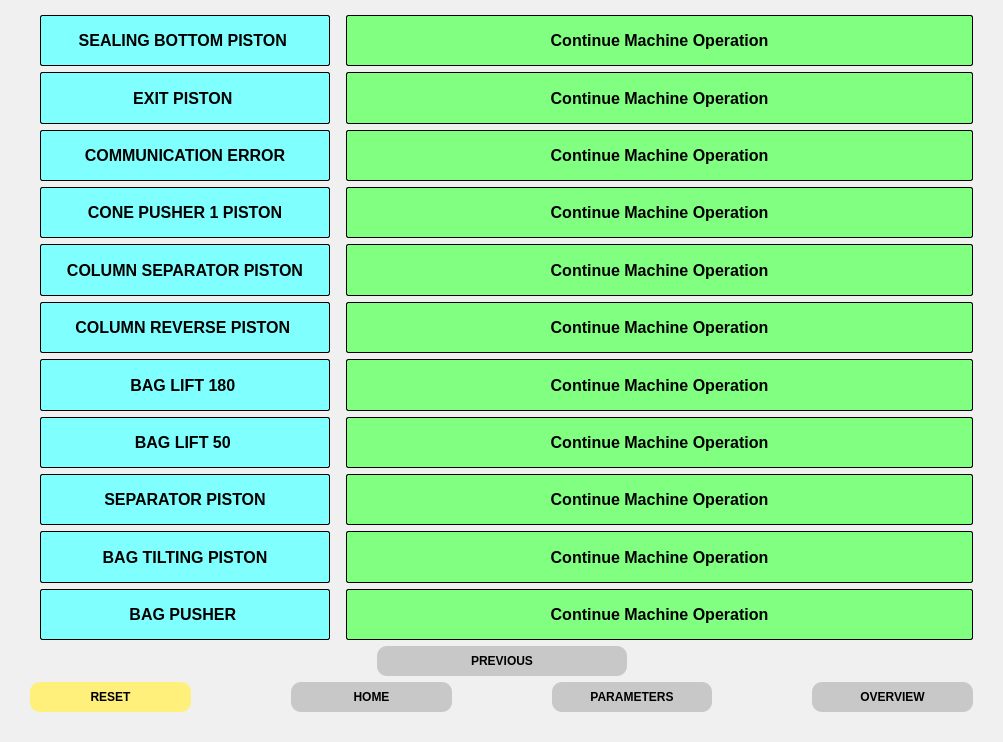
<?xml version="1.0" encoding="UTF-8"?>
<ui version="4.0">
 <class>Dialog</class>
 <widget class="QDialog" name="Dialog">
  <property name="geometry">
   <rect>
    <x>0</x>
    <y>0</y>
    <width>1003</width>
    <height>742</height>
   </rect>
  </property>
  <property name="windowTitle">
   <string>Dialog</string>
  </property>
  <property name="styleSheet">
   <string notr="true">background-color: #F0F0F0;</string>
  </property>
  <layout class="QGridLayout" name="gridLayout_3">
   <property name="leftMargin">
    <number>30</number>
   </property>
   <property name="topMargin">
    <number>15</number>
   </property>
   <property name="rightMargin">
    <number>30</number>
   </property>
   <property name="bottomMargin">
    <number>30</number>
   </property>
   <item row="0" column="0">
    <layout class="QGridLayout" name="gridLayout_2">
     <item row="0" column="0">
      <layout class="QGridLayout" name="gridLayout" columnstretch="1,0">
       <item row="10" column="0">
        <widget class="QLabel" name="label_14">
         <property name="sizePolicy">
          <sizepolicy hsizetype="Preferred" vsizetype="Preferred">
           <horstretch>250</horstretch>
           <verstretch>30</verstretch>
          </sizepolicy>
         </property>
         <property name="minimumSize">
          <size>
           <width>300</width>
           <height>40</height>
          </size>
         </property>
         <property name="font">
          <font>
           <pointsize>12</pointsize>
           <weight>75</weight>
           <bold>true</bold>
          </font>
         </property>
         <property name="styleSheet">
          <string notr="true">margin-left: 10px; border: 1px solid black; border-radius: 2px; background: #7FFFFE; </string>
         </property>
         <property name="text">
          <string>BAG PUSHER </string>
         </property>
         <property name="alignment">
          <set>Qt::AlignCenter</set>
         </property>
        </widget>
       </item>
       <item row="3" column="0">
        <widget class="QLabel" name="label_4">
         <property name="sizePolicy">
          <sizepolicy hsizetype="Preferred" vsizetype="Preferred">
           <horstretch>250</horstretch>
           <verstretch>30</verstretch>
          </sizepolicy>
         </property>
         <property name="minimumSize">
          <size>
           <width>300</width>
           <height>40</height>
          </size>
         </property>
         <property name="font">
          <font>
           <pointsize>12</pointsize>
           <weight>75</weight>
           <bold>true</bold>
          </font>
         </property>
         <property name="styleSheet">
          <string notr="true">margin-left: 10px; border: 1px solid black; border-radius: 2px; background: #7FFFFE; </string>
         </property>
         <property name="text">
          <string>CONE PUSHER 1 PISTON</string>
         </property>
         <property name="alignment">
          <set>Qt::AlignCenter</set>
         </property>
        </widget>
       </item>
       <item row="5" column="1">
        <widget class="QLabel" name="bW_Hmi_CR_Piston">
         <property name="sizePolicy">
          <sizepolicy hsizetype="Preferred" vsizetype="Preferred">
           <horstretch>250</horstretch>
           <verstretch>30</verstretch>
          </sizepolicy>
         </property>
         <property name="minimumSize">
          <size>
           <width>300</width>
           <height>40</height>
          </size>
         </property>
         <property name="font">
          <font>
           <pointsize>12</pointsize>
           <weight>75</weight>
           <bold>true</bold>
          </font>
         </property>
         <property name="acceptDrops">
          <bool>false</bool>
         </property>
         <property name="autoFillBackground">
          <bool>false</bool>
         </property>
         <property name="styleSheet">
          <string notr="true">margin-left: 10px; border: 1px solid black; border-radius: 2px; background:#81FF81; </string>
         </property>
         <property name="text">
          <string>Continue Machine Operation</string>
         </property>
         <property name="alignment">
          <set>Qt::AlignCenter</set>
         </property>
        </widget>
       </item>
       <item row="5" column="0">
        <widget class="QLabel" name="label_7">
         <property name="sizePolicy">
          <sizepolicy hsizetype="Preferred" vsizetype="Preferred">
           <horstretch>250</horstretch>
           <verstretch>30</verstretch>
          </sizepolicy>
         </property>
         <property name="minimumSize">
          <size>
           <width>300</width>
           <height>40</height>
          </size>
         </property>
         <property name="font">
          <font>
           <pointsize>12</pointsize>
           <weight>75</weight>
           <bold>true</bold>
          </font>
         </property>
         <property name="styleSheet">
          <string notr="true">margin-left: 10px; border: 1px solid black; border-radius: 2px; background: #7FFFFE; </string>
         </property>
         <property name="text">
          <string>COLUMN REVERSE PISTON </string>
         </property>
         <property name="alignment">
          <set>Qt::AlignCenter</set>
         </property>
        </widget>
       </item>
       <item row="0" column="0">
        <widget class="QLabel" name="label_11">
         <property name="sizePolicy">
          <sizepolicy hsizetype="Preferred" vsizetype="Preferred">
           <horstretch>250</horstretch>
           <verstretch>30</verstretch>
          </sizepolicy>
         </property>
         <property name="minimumSize">
          <size>
           <width>300</width>
           <height>40</height>
          </size>
         </property>
         <property name="font">
          <font>
           <pointsize>12</pointsize>
           <weight>75</weight>
           <bold>true</bold>
          </font>
         </property>
         <property name="styleSheet">
          <string notr="true">margin-left: 10px; border: 1px solid black; border-radius: 2px; background: #7FFFFE; </string>
         </property>
         <property name="text">
          <string>SEALING BOTTOM PISTON </string>
         </property>
         <property name="alignment">
          <set>Qt::AlignCenter</set>
         </property>
        </widget>
       </item>
       <item row="4" column="1">
        <widget class="QLabel" name="bW_Hmi_CS_Piston">
         <property name="sizePolicy">
          <sizepolicy hsizetype="Preferred" vsizetype="Preferred">
           <horstretch>250</horstretch>
           <verstretch>30</verstretch>
          </sizepolicy>
         </property>
         <property name="minimumSize">
          <size>
           <width>300</width>
           <height>40</height>
          </size>
         </property>
         <property name="font">
          <font>
           <pointsize>12</pointsize>
           <weight>75</weight>
           <bold>true</bold>
          </font>
         </property>
         <property name="acceptDrops">
          <bool>false</bool>
         </property>
         <property name="autoFillBackground">
          <bool>false</bool>
         </property>
         <property name="styleSheet">
          <string notr="true">margin-left: 10px; border: 1px solid black; border-radius: 2px; background:#81FF81; </string>
         </property>
         <property name="text">
          <string>Continue Machine Operation</string>
         </property>
         <property name="alignment">
          <set>Qt::AlignCenter</set>
         </property>
        </widget>
       </item>
       <item row="9" column="0">
        <widget class="QLabel" name="label_6">
         <property name="sizePolicy">
          <sizepolicy hsizetype="Preferred" vsizetype="Preferred">
           <horstretch>250</horstretch>
           <verstretch>30</verstretch>
          </sizepolicy>
         </property>
         <property name="minimumSize">
          <size>
           <width>300</width>
           <height>40</height>
          </size>
         </property>
         <property name="font">
          <font>
           <pointsize>12</pointsize>
           <weight>75</weight>
           <bold>true</bold>
          </font>
         </property>
         <property name="styleSheet">
          <string notr="true">margin-left: 10px; border: 1px solid black; border-radius: 2px; background: #7FFFFE; </string>
         </property>
         <property name="text">
          <string>BAG TILTING PISTON</string>
         </property>
         <property name="alignment">
          <set>Qt::AlignCenter</set>
         </property>
        </widget>
       </item>
       <item row="1" column="1">
        <widget class="QLabel" name="bW_Hmi_Exit_Piston">
         <property name="sizePolicy">
          <sizepolicy hsizetype="Preferred" vsizetype="Preferred">
           <horstretch>250</horstretch>
           <verstretch>30</verstretch>
          </sizepolicy>
         </property>
         <property name="minimumSize">
          <size>
           <width>300</width>
           <height>40</height>
          </size>
         </property>
         <property name="font">
          <font>
           <pointsize>12</pointsize>
           <weight>75</weight>
           <bold>true</bold>
          </font>
         </property>
         <property name="acceptDrops">
          <bool>false</bool>
         </property>
         <property name="autoFillBackground">
          <bool>false</bool>
         </property>
         <property name="styleSheet">
          <string notr="true">margin-left: 10px; border: 1px solid black; border-radius: 2px; background:#81FF81; </string>
         </property>
         <property name="text">
          <string>Continue Machine Operation</string>
         </property>
         <property name="alignment">
          <set>Qt::AlignCenter</set>
         </property>
        </widget>
       </item>
       <item row="7" column="0">
        <widget class="QLabel" name="label_8">
         <property name="sizePolicy">
          <sizepolicy hsizetype="Preferred" vsizetype="Preferred">
           <horstretch>250</horstretch>
           <verstretch>30</verstretch>
          </sizepolicy>
         </property>
         <property name="minimumSize">
          <size>
           <width>300</width>
           <height>40</height>
          </size>
         </property>
         <property name="font">
          <font>
           <pointsize>12</pointsize>
           <weight>75</weight>
           <bold>true</bold>
          </font>
         </property>
         <property name="styleSheet">
          <string notr="true">margin-left: 10px; border: 1px solid black; border-radius: 2px; background: #7FFFFE; </string>
         </property>
         <property name="text">
          <string>BAG LIFT 50 </string>
         </property>
         <property name="alignment">
          <set>Qt::AlignCenter</set>
         </property>
        </widget>
       </item>
       <item row="1" column="0">
        <widget class="QLabel" name="label_13">
         <property name="sizePolicy">
          <sizepolicy hsizetype="Preferred" vsizetype="Preferred">
           <horstretch>250</horstretch>
           <verstretch>30</verstretch>
          </sizepolicy>
         </property>
         <property name="minimumSize">
          <size>
           <width>300</width>
           <height>40</height>
          </size>
         </property>
         <property name="font">
          <font>
           <pointsize>12</pointsize>
           <weight>75</weight>
           <bold>true</bold>
          </font>
         </property>
         <property name="styleSheet">
          <string notr="true">margin-left: 10px; border: 1px solid black; border-radius: 2px; background: #7FFFFE; </string>
         </property>
         <property name="text">
          <string>EXIT PISTON </string>
         </property>
         <property name="alignment">
          <set>Qt::AlignCenter</set>
         </property>
        </widget>
       </item>
       <item row="8" column="1">
        <widget class="QLabel" name="bW_Hmi_SP_Piston">
         <property name="sizePolicy">
          <sizepolicy hsizetype="Preferred" vsizetype="Preferred">
           <horstretch>250</horstretch>
           <verstretch>30</verstretch>
          </sizepolicy>
         </property>
         <property name="minimumSize">
          <size>
           <width>300</width>
           <height>40</height>
          </size>
         </property>
         <property name="font">
          <font>
           <pointsize>12</pointsize>
           <weight>75</weight>
           <bold>true</bold>
          </font>
         </property>
         <property name="acceptDrops">
          <bool>false</bool>
         </property>
         <property name="autoFillBackground">
          <bool>false</bool>
         </property>
         <property name="styleSheet">
          <string notr="true">margin-left: 10px; border: 1px solid black; border-radius: 2px; background:#81FF81; </string>
         </property>
         <property name="text">
          <string>Continue Machine Operation</string>
         </property>
         <property name="alignment">
          <set>Qt::AlignCenter</set>
         </property>
        </widget>
       </item>
       <item row="3" column="1">
        <widget class="QLabel" name="bW_Hmi_CP1_Piston">
         <property name="sizePolicy">
          <sizepolicy hsizetype="Preferred" vsizetype="Preferred">
           <horstretch>250</horstretch>
           <verstretch>30</verstretch>
          </sizepolicy>
         </property>
         <property name="minimumSize">
          <size>
           <width>300</width>
           <height>40</height>
          </size>
         </property>
         <property name="font">
          <font>
           <pointsize>12</pointsize>
           <weight>75</weight>
           <bold>true</bold>
          </font>
         </property>
         <property name="acceptDrops">
          <bool>false</bool>
         </property>
         <property name="autoFillBackground">
          <bool>false</bool>
         </property>
         <property name="styleSheet">
          <string notr="true">margin-left: 10px; border: 1px solid black; border-radius: 2px; background:#81FF81; </string>
         </property>
         <property name="text">
          <string>Continue Machine Operation</string>
         </property>
         <property name="alignment">
          <set>Qt::AlignCenter</set>
         </property>
        </widget>
       </item>
       <item row="0" column="1">
        <widget class="QLabel" name="bW_Hmi_S_Btm_Piston">
         <property name="sizePolicy">
          <sizepolicy hsizetype="Preferred" vsizetype="Preferred">
           <horstretch>250</horstretch>
           <verstretch>30</verstretch>
          </sizepolicy>
         </property>
         <property name="minimumSize">
          <size>
           <width>300</width>
           <height>40</height>
          </size>
         </property>
         <property name="font">
          <font>
           <pointsize>12</pointsize>
           <weight>75</weight>
           <bold>true</bold>
          </font>
         </property>
         <property name="acceptDrops">
          <bool>false</bool>
         </property>
         <property name="autoFillBackground">
          <bool>false</bool>
         </property>
         <property name="styleSheet">
          <string notr="true">margin-left: 10px; border: 1px solid black; border-radius: 2px; background:#81FF81; </string>
         </property>
         <property name="text">
          <string>Continue Machine Operation</string>
         </property>
         <property name="alignment">
          <set>Qt::AlignCenter</set>
         </property>
        </widget>
       </item>
       <item row="6" column="0">
        <widget class="QLabel" name="label_5">
         <property name="sizePolicy">
          <sizepolicy hsizetype="Preferred" vsizetype="Preferred">
           <horstretch>250</horstretch>
           <verstretch>30</verstretch>
          </sizepolicy>
         </property>
         <property name="minimumSize">
          <size>
           <width>300</width>
           <height>40</height>
          </size>
         </property>
         <property name="font">
          <font>
           <pointsize>12</pointsize>
           <weight>75</weight>
           <bold>true</bold>
          </font>
         </property>
         <property name="styleSheet">
          <string notr="true">margin-left: 10px; border: 1px solid black; border-radius: 2px; background: #7FFFFE; </string>
         </property>
         <property name="text">
          <string>BAG LIFT 180 </string>
         </property>
         <property name="alignment">
          <set>Qt::AlignCenter</set>
         </property>
        </widget>
       </item>
       <item row="9" column="1">
        <widget class="QLabel" name="bW_Hmi_BT_Piston">
         <property name="sizePolicy">
          <sizepolicy hsizetype="Preferred" vsizetype="Preferred">
           <horstretch>250</horstretch>
           <verstretch>30</verstretch>
          </sizepolicy>
         </property>
         <property name="minimumSize">
          <size>
           <width>300</width>
           <height>40</height>
          </size>
         </property>
         <property name="font">
          <font>
           <pointsize>12</pointsize>
           <weight>75</weight>
           <bold>true</bold>
          </font>
         </property>
         <property name="acceptDrops">
          <bool>false</bool>
         </property>
         <property name="autoFillBackground">
          <bool>false</bool>
         </property>
         <property name="styleSheet">
          <string notr="true">margin-left: 10px; border: 1px solid black; border-radius: 2px; background:#81FF81; </string>
         </property>
         <property name="text">
          <string>Continue Machine Operation</string>
         </property>
         <property name="alignment">
          <set>Qt::AlignCenter</set>
         </property>
        </widget>
       </item>
       <item row="4" column="0">
        <widget class="QLabel" name="label_2">
         <property name="sizePolicy">
          <sizepolicy hsizetype="Preferred" vsizetype="Preferred">
           <horstretch>250</horstretch>
           <verstretch>30</verstretch>
          </sizepolicy>
         </property>
         <property name="minimumSize">
          <size>
           <width>300</width>
           <height>40</height>
          </size>
         </property>
         <property name="font">
          <font>
           <pointsize>12</pointsize>
           <weight>75</weight>
           <bold>true</bold>
          </font>
         </property>
         <property name="styleSheet">
          <string notr="true">margin-left: 10px; border: 1px solid black; border-radius: 2px; background: #7FFFFE; </string>
         </property>
         <property name="text">
          <string>COLUMN SEPARATOR PISTON</string>
         </property>
         <property name="alignment">
          <set>Qt::AlignCenter</set>
         </property>
        </widget>
       </item>
       <item row="6" column="1">
        <widget class="QLabel" name="bW_Hmi_BL180_Piston">
         <property name="sizePolicy">
          <sizepolicy hsizetype="Preferred" vsizetype="Preferred">
           <horstretch>250</horstretch>
           <verstretch>30</verstretch>
          </sizepolicy>
         </property>
         <property name="minimumSize">
          <size>
           <width>300</width>
           <height>40</height>
          </size>
         </property>
         <property name="font">
          <font>
           <pointsize>12</pointsize>
           <weight>75</weight>
           <bold>true</bold>
          </font>
         </property>
         <property name="acceptDrops">
          <bool>false</bool>
         </property>
         <property name="autoFillBackground">
          <bool>false</bool>
         </property>
         <property name="styleSheet">
          <string notr="true">margin-left: 10px; border: 1px solid black; border-radius: 2px; background:#81FF81; </string>
         </property>
         <property name="text">
          <string>Continue Machine Operation</string>
         </property>
         <property name="alignment">
          <set>Qt::AlignCenter</set>
         </property>
        </widget>
       </item>
       <item row="10" column="1">
        <widget class="QLabel" name="bABagPusherStatue">
         <property name="sizePolicy">
          <sizepolicy hsizetype="Preferred" vsizetype="Preferred">
           <horstretch>250</horstretch>
           <verstretch>30</verstretch>
          </sizepolicy>
         </property>
         <property name="minimumSize">
          <size>
           <width>300</width>
           <height>40</height>
          </size>
         </property>
         <property name="font">
          <font>
           <pointsize>12</pointsize>
           <weight>75</weight>
           <bold>true</bold>
          </font>
         </property>
         <property name="acceptDrops">
          <bool>false</bool>
         </property>
         <property name="autoFillBackground">
          <bool>false</bool>
         </property>
         <property name="styleSheet">
          <string notr="true">margin-left: 10px; border: 1px solid black; border-radius: 2px; background:#81FF81; </string>
         </property>
         <property name="text">
          <string>Continue Machine Operation</string>
         </property>
         <property name="alignment">
          <set>Qt::AlignCenter</set>
         </property>
        </widget>
       </item>
       <item row="8" column="0">
        <widget class="QLabel" name="label_3">
         <property name="sizePolicy">
          <sizepolicy hsizetype="Preferred" vsizetype="Preferred">
           <horstretch>250</horstretch>
           <verstretch>30</verstretch>
          </sizepolicy>
         </property>
         <property name="minimumSize">
          <size>
           <width>300</width>
           <height>40</height>
          </size>
         </property>
         <property name="font">
          <font>
           <pointsize>12</pointsize>
           <weight>75</weight>
           <bold>true</bold>
          </font>
         </property>
         <property name="styleSheet">
          <string notr="true">margin-left: 10px; border: 1px solid black; border-radius: 2px; background: #7FFFFE; </string>
         </property>
         <property name="text">
          <string>SEPARATOR PISTON</string>
         </property>
         <property name="alignment">
          <set>Qt::AlignCenter</set>
         </property>
        </widget>
       </item>
       <item row="7" column="1">
        <widget class="QLabel" name="bW_Hmi_BL50_Piston">
         <property name="sizePolicy">
          <sizepolicy hsizetype="Preferred" vsizetype="Preferred">
           <horstretch>250</horstretch>
           <verstretch>30</verstretch>
          </sizepolicy>
         </property>
         <property name="minimumSize">
          <size>
           <width>300</width>
           <height>40</height>
          </size>
         </property>
         <property name="font">
          <font>
           <pointsize>12</pointsize>
           <weight>75</weight>
           <bold>true</bold>
          </font>
         </property>
         <property name="acceptDrops">
          <bool>false</bool>
         </property>
         <property name="autoFillBackground">
          <bool>false</bool>
         </property>
         <property name="styleSheet">
          <string notr="true">margin-left: 10px; border: 1px solid black; border-radius: 2px; background:#81FF81; </string>
         </property>
         <property name="text">
          <string>Continue Machine Operation</string>
         </property>
         <property name="alignment">
          <set>Qt::AlignCenter</set>
         </property>
        </widget>
       </item>
       <item row="2" column="0">
        <widget class="QLabel" name="label_10">
         <property name="sizePolicy">
          <sizepolicy hsizetype="Preferred" vsizetype="Preferred">
           <horstretch>250</horstretch>
           <verstretch>30</verstretch>
          </sizepolicy>
         </property>
         <property name="minimumSize">
          <size>
           <width>300</width>
           <height>40</height>
          </size>
         </property>
         <property name="font">
          <font>
           <pointsize>12</pointsize>
           <weight>75</weight>
           <bold>true</bold>
          </font>
         </property>
         <property name="styleSheet">
          <string notr="true">margin-left: 10px; border: 1px solid black; border-radius: 2px; background: #7FFFFE; </string>
         </property>
         <property name="text">
          <string>COMMUNICATION ERROR</string>
         </property>
         <property name="alignment">
          <set>Qt::AlignCenter</set>
         </property>
        </widget>
       </item>
       <item row="2" column="1">
        <widget class="QLabel" name="bW_Hmi_CommuicationError">
         <property name="sizePolicy">
          <sizepolicy hsizetype="Preferred" vsizetype="Preferred">
           <horstretch>250</horstretch>
           <verstretch>30</verstretch>
          </sizepolicy>
         </property>
         <property name="minimumSize">
          <size>
           <width>300</width>
           <height>40</height>
          </size>
         </property>
         <property name="font">
          <font>
           <pointsize>12</pointsize>
           <weight>75</weight>
           <bold>true</bold>
          </font>
         </property>
         <property name="acceptDrops">
          <bool>false</bool>
         </property>
         <property name="autoFillBackground">
          <bool>false</bool>
         </property>
         <property name="styleSheet">
          <string notr="true">margin-left: 10px; border: 1px solid black; border-radius: 2px; background:#81FF81; </string>
         </property>
         <property name="text">
          <string>Continue Machine Operation</string>
         </property>
         <property name="alignment">
          <set>Qt::AlignCenter</set>
         </property>
        </widget>
       </item>
      </layout>
     </item>
     <item row="1" column="0">
      <layout class="QHBoxLayout" name="horizontalLayout_2">
       <item>
        <spacer name="horizontalSpacer">
         <property name="orientation">
          <enum>Qt::Horizontal</enum>
         </property>
         <property name="sizeHint" stdset="0">
          <size>
           <width>40</width>
           <height>20</height>
          </size>
         </property>
        </spacer>
       </item>
       <item>
        <widget class="QPushButton" name="pushButton_4">
         <property name="minimumSize">
          <size>
           <width>250</width>
           <height>30</height>
          </size>
         </property>
         <property name="maximumSize">
          <size>
           <width>300</width>
           <height>40</height>
          </size>
         </property>
         <property name="font">
          <font>
           <weight>75</weight>
           <bold>true</bold>
          </font>
         </property>
         <property name="autoFillBackground">
          <bool>false</bool>
         </property>
         <property name="styleSheet">
          <string notr="true">QPushButton{background-color: rgb(200, 200, 200);border-radius: 10px;}QPushButton:pressed{background-color: rgb(120, 120, 120);}</string>
         </property>
         <property name="text">
          <string>PREVIOUS</string>
         </property>
         <property name="icon">
          <iconset resource="icon.qrc">
           <normaloff>:/Previousbutton/left-arrow.png</normaloff>:/Previousbutton/left-arrow.png</iconset>
         </property>
        </widget>
       </item>
       <item>
        <spacer name="horizontalSpacer_2">
         <property name="orientation">
          <enum>Qt::Horizontal</enum>
         </property>
         <property name="sizeType">
          <enum>QSizePolicy::Expanding</enum>
         </property>
         <property name="sizeHint" stdset="0">
          <size>
           <width>120</width>
           <height>20</height>
          </size>
         </property>
        </spacer>
       </item>
      </layout>
     </item>
     <item row="2" column="0">
      <layout class="QHBoxLayout" name="horizontalLayout">
       <property name="spacing">
        <number>100</number>
       </property>
       <item>
        <widget class="QPushButton" name="pushButton">
         <property name="minimumSize">
          <size>
           <width>150</width>
           <height>30</height>
          </size>
         </property>
         <property name="maximumSize">
          <size>
           <width>300</width>
           <height>40</height>
          </size>
         </property>
         <property name="font">
          <font>
           <weight>75</weight>
           <bold>true</bold>
          </font>
         </property>
         <property name="autoFillBackground">
          <bool>false</bool>
         </property>
         <property name="styleSheet">
          <string notr="true">
QPushButton{background-color: #FFF07C;border-radius: 10px;}QPushButton:pressed{background-color: rgb(120, 120, 120);}</string>
         </property>
         <property name="text">
          <string>RESET</string>
         </property>
        </widget>
       </item>
       <item>
        <widget class="QPushButton" name="pushButton_2">
         <property name="minimumSize">
          <size>
           <width>150</width>
           <height>30</height>
          </size>
         </property>
         <property name="maximumSize">
          <size>
           <width>300</width>
           <height>40</height>
          </size>
         </property>
         <property name="font">
          <font>
           <weight>75</weight>
           <bold>true</bold>
          </font>
         </property>
         <property name="autoFillBackground">
          <bool>false</bool>
         </property>
         <property name="styleSheet">
          <string notr="true">QPushButton{background-color: rgb(200, 200, 200);border-radius: 10px;}QPushButton:pressed{background-color: rgb(120, 120, 120);}</string>
         </property>
         <property name="text">
          <string>HOME</string>
         </property>
        </widget>
       </item>
       <item>
        <widget class="QPushButton" name="pushButton_3">
         <property name="minimumSize">
          <size>
           <width>150</width>
           <height>30</height>
          </size>
         </property>
         <property name="maximumSize">
          <size>
           <width>300</width>
           <height>40</height>
          </size>
         </property>
         <property name="font">
          <font>
           <weight>75</weight>
           <bold>true</bold>
          </font>
         </property>
         <property name="autoFillBackground">
          <bool>false</bool>
         </property>
         <property name="styleSheet">
          <string notr="true">QPushButton{background-color: rgb(200, 200, 200);border-radius: 10px;}QPushButton:pressed{background-color: rgb(120, 120, 120);}</string>
         </property>
         <property name="text">
          <string>PARAMETERS</string>
         </property>
        </widget>
       </item>
       <item>
        <widget class="QPushButton" name="pushButton_5">
         <property name="minimumSize">
          <size>
           <width>150</width>
           <height>30</height>
          </size>
         </property>
         <property name="maximumSize">
          <size>
           <width>300</width>
           <height>40</height>
          </size>
         </property>
         <property name="font">
          <font>
           <weight>75</weight>
           <bold>true</bold>
          </font>
         </property>
         <property name="autoFillBackground">
          <bool>false</bool>
         </property>
         <property name="styleSheet">
          <string notr="true">QPushButton{background-color: rgb(200, 200, 200);border-radius: 10px;}QPushButton:pressed{background-color: rgb(120, 120, 120);}</string>
         </property>
         <property name="text">
          <string>OVERVIEW</string>
         </property>
        </widget>
       </item>
      </layout>
     </item>
    </layout>
   </item>
  </layout>
 </widget>
 <resources>
  <include location="icon.qrc"/>
 </resources>
 <connections/>
</ui>
